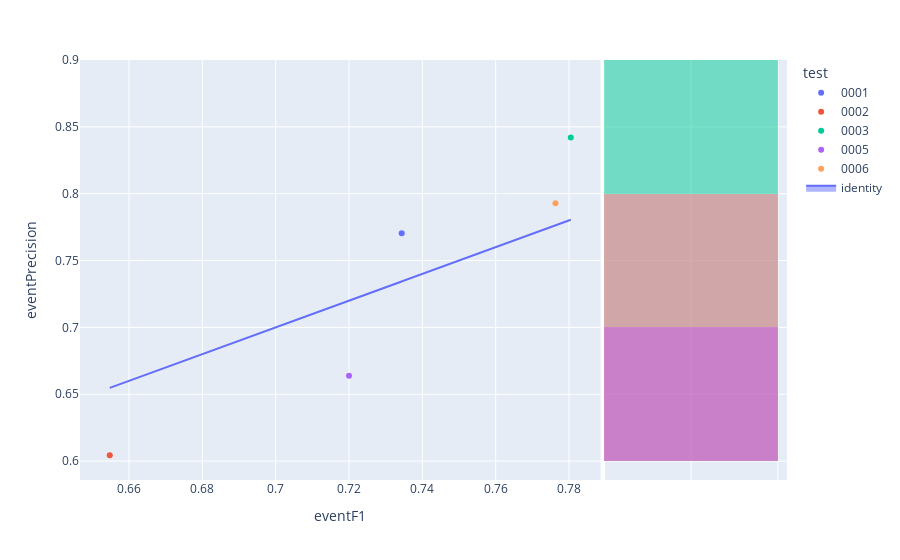

The cell this chart's notebook holds for it:
### Code cell
fig=px.scatter(experimentModels,x='eventF1',y='eventPrecision',color='test',hover_name='modelId', marginal_y="histogram")
fig.add_trace(
    go.Scatter(x=experimentModels['eventF1'], y=experimentModels['eventF1'], name="identity", mode='lines',fill="toself")
)
fig.show()

### Figure 1 — Plotly figure (JSON) as saved in the notebook; plotly's stock layout.template omitted (floating-point values rounded to 4 significant figures)
{"data": [{"hovertemplate": "<b>%{hovertext}</b><br><br>test=0001<br>eventF1=%{x}<br>eventPrecision=%{y}<extra></extra>", "hovertext": ["a7cb461b-4f33-4085-89b3-1f619ddca728"], "legendgroup": "0001", "marker": {"color": "#636efa", "symbol": "circle"}, "mode": "markers", "name": "0001", "orientation": "v", "showlegend": true, "type": "scatter", "x": [0.7344], "xaxis": "x", "y": [0.7705], "yaxis": "y"}, {"alignmentgroup": "True", "bingroup": "y", "hovertemplate": "test=0001<br>eventPrecision=%{y}<br>count=%{x}<extra></extra>", "legendgroup": "0001", "marker": {"color": "#636efa"}, "name": "0001", "offsetgroup": "0001", "opacity": 0.5, "showlegend": false, "type": "histogram", "xaxis": "x2", "y": [0.7705], "yaxis": "y2"}, {"hovertemplate": "<b>%{hovertext}</b><br><br>test=0002<br>eventF1=%{x}<br>eventPrecision=%{y}<extra></extra>", "hovertext": ["874f5503-0e4f-4cc8-b19b-6517f13627f2"], "legendgroup": "0002", "marker": {"color": "#EF553B", "symbol": "circle"}, "mode": "markers", "name": "0002", "orientation": "v", "showlegend": true, "type": "scatter", "x": [0.6548], "xaxis": "x", "y": [0.6044], "yaxis": "y"}, {"alignmentgroup": "True", "bingroup": "y", "hovertemplate": "test=0002<br>eventPrecision=%{y}<br>count=%{x}<extra></extra>", "legendgroup": "0002", "marker": {"color": "#EF553B"}, "name": "0002", "offsetgroup": "0002", "opacity": 0.5, "showlegend": false, "type": "histogram", "xaxis": "x2", "y": [0.6044], "yaxis": "y2"}, {"hovertemplate": "<b>%{hovertext}</b><br><br>test=0003<br>eventF1=%{x}<br>eventPrecision=%{y}<extra></extra>", "hovertext": ["36d900b6-57fb-4984-9c7e-16bc86690129"], "legendgroup": "0003", "marker": {"color": "#00cc96", "symbol": "circle"}, "mode": "markers", "name": "0003", "orientation": "v", "showlegend": true, "type": "scatter", "x": [0.7805], "xaxis": "x", "y": [0.8421], "yaxis": "y"}, {"alignmentgroup": "True", "bingroup": "y", "hovertemplate": "test=0003<br>eventPrecision=%{y}<br>count=%{x}<extra></extra>", "legendgroup": "0003", "marker": {"color": "#00cc96"}, "name": "0003", "offsetgroup": "0003", "opacity": 0.5, "showlegend": false, "type": "histogram", "xaxis": "x2", "y": [0.8421], "yaxis": "y2"}, {"hovertemplate": "<b>%{hovertext}</b><br><br>test=0005<br>eventF1=%{x}<br>eventPrecision=%{y}<extra></extra>", "hovertext": ["bd6db5d7-e220-4ec8-8aaa-386ccbd7d59c"], "legendgroup": "0005", "marker": {"color": "#ab63fa", "symbol": "circle"}, "mode": "markers", "name": "0005", "orientation": "v", "showlegend": true, "type": "scatter", "x": [0.72], "xaxis": "x", "y": [0.6639], "yaxis": "y"}, {"alignmentgroup": "True", "bingroup": "y", "hovertemplate": "test=0005<br>eventPrecision=%{y}<br>count=%{x}<extra></extra>", "legendgroup": "0005", "marker": {"color": "#ab63fa"}, "name": "0005", "offsetgroup": "0005", "opacity": 0.5, "showlegend": false, "type": "histogram", "xaxis": "x2", "y": [0.6639], "yaxis": "y2"}, {"hovertemplate": "<b>%{hovertext}</b><br><br>test=0006<br>eventF1=%{x}<br>eventPrecision=%{y}<extra></extra>", "hovertext": ["a9030ba3-3169-490e-b375-21663205d61d"], "legendgroup": "0006", "marker": {"color": "#FFA15A", "symbol": "circle"}, "mode": "markers", "name": "0006", "orientation": "v", "showlegend": true, "type": "scatter", "x": [0.7763], "xaxis": "x", "y": [0.7928], "yaxis": "y"}, {"alignmentgroup": "True", "bingroup": "y", "hovertemplate": "test=0006<br>eventPrecision=%{y}<br>count=%{x}<extra></extra>", "legendgroup": "0006", "marker": {"color": "#FFA15A"}, "name": "0006", "offsetgroup": "0006", "opacity": 0.5, "showlegend": false, "type": "histogram", "xaxis": "x2", "y": [0.7928], "yaxis": "y2"}, {"fill": "toself", "mode": "lines", "name": "identity", "type": "scatter", "x": [0.7344, 0.6548, 0.7805, 0.72, 0.7763], "y": [0.7344, 0.6548, 0.7805, 0.72, 0.7763]}], "layout": {"barmode": "overlay", "legend": {"title": {"text": "test"}, "tracegroupgap": 0}, "margin": {"t": 60}, "xaxis": {"anchor": "y", "domain": [0, 0.7363], "title": {"text": "eventF1"}}, "xaxis2": {"anchor": "y2", "domain": [0.7413, 1], "matches": "x2", "showgrid": true, "showline": false, "showticklabels": false, "ticks": ""}, "yaxis": {"anchor": "x", "domain": [0, 1], "title": {"text": "eventPrecision"}}, "yaxis2": {"anchor": "x2", "domain": [0, 1], "matches": "y", "showgrid": true, "showticklabels": false}}}
